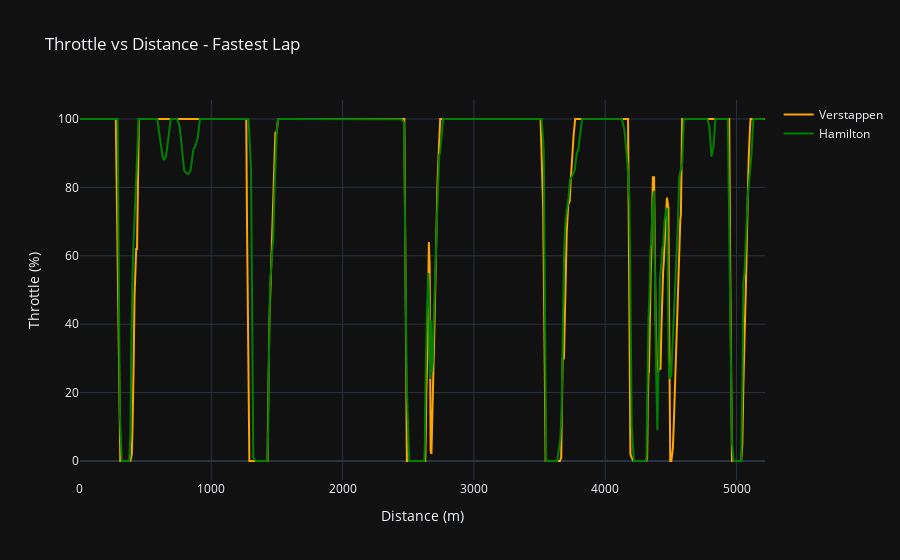

Notebook cell for this chart:
### Markdown cell above
# Throttle vs Distance
##### Did Max get on the throttle earlier out of corners?

### Code cell
fig = go.Figure()

fig.add_trace(go.Scatter(
    x=ver_tel['Distance'], y=ver_tel['Throttle'],
    mode='lines', name='Verstappen', line=dict(color='orange')
))

fig.add_trace(go.Scatter(
    x=ham_tel['Distance'], y=ham_tel['Throttle'],
    mode='lines', name='Hamilton', line=dict(color='green')
))

fig.update_layout(
    title='Throttle vs Distance - Fastest Lap',
    xaxis_title='Distance (m)', yaxis_title='Throttle (%)',
    template='plotly_dark', hovermode='x unified', height=500
)

fig.show()

### Figure 1 — Plotly figure (JSON) as saved in the notebook; plotly's stock layout.template omitted (floating-point values rounded to 4 significant figures; data arrays with more than 128 entries replaced by an {"elided": "..."} marker saying what was removed)
{"data": [{"line": {"color": "orange"}, "mode": "lines", "name": "Verstappen", "type": "scatter", "x": {"elided": "760 float values"}, "y": {"elided": "760 float values"}}, {"line": {"color": "green"}, "mode": "lines", "name": "Hamilton", "type": "scatter", "x": {"elided": "764 float values"}, "y": {"elided": "764 float values"}}], "layout": {"autosize": true, "hovermode": "x unified", "title": {"text": "Throttle vs Distance - Fastest Lap"}, "xaxis": {"autorange": true, "range": [0.0817, 5217.0], "title": {"text": "Distance (m)"}, "type": "linear"}, "yaxis": {"autorange": true, "range": [-5.556, 105.6], "title": {"text": "Throttle (%)"}, "type": "linear"}}}
